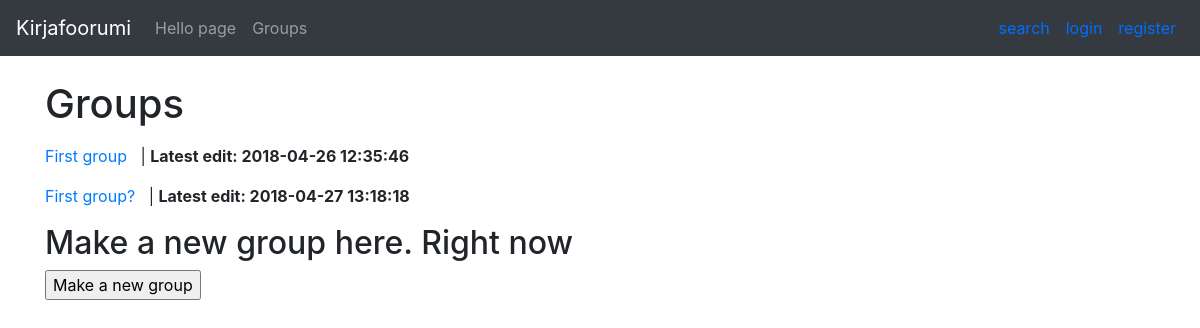
Before: /groups with the older database file.
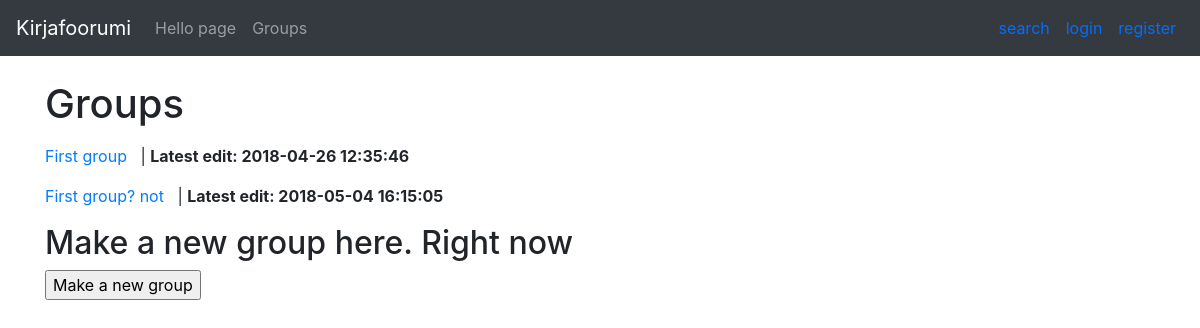
After: the same page with the newer database file.
### application/groups/models.py (models this page shows, shortened)
class Groups(Base):
    heading = db.Column(db.String(20), nullable=False)
    account_id = db.Column(db.Integer, db.ForeignKey('account.id'), nullable = False)
    book_id = db.Column(db.Integer, db.ForeignKey('book.id'))
    messages = db.relationship("Message", backref='Groups', lazy=True)

### application/groups/views.py (the view)
@app.route("/groups")
def all_groups():
    return render_template("groups/groups.html", groups = Groups.query.all())

### application/templates/groups/groups.html (shortened to what this page needs)
{% extends "layout.html" %}
{% block body %}
    <h1>Groups</h1>
    {% for group in groups %}
    <p>
        <form action="{{ url_for('delete_group', group_id=group.id) }}" method="POST" style="display: inline;">
            <a href="{{ url_for('group_messages', group_id= group.id) }}"> {{ group.heading }} </a>
            &nbsp; | <b>Latest edit: {{ group.date_modified }}</b> &nbsp;
        </form>
    </p>
    {% endfor %}
    <h2>Make a new group here. Right now</h2>
    <form method="GET" action="{{ url_for('group_form') }}">
        <input type="submit" value="Make a new group"/>
    </form>
{% endblock %}

Changed rows visible on the page:
changed Groups: heading "First group?" → "First group? not"; date_modified "2018-04-27 13:18:18" → "2018-05-04 16:15:05"
